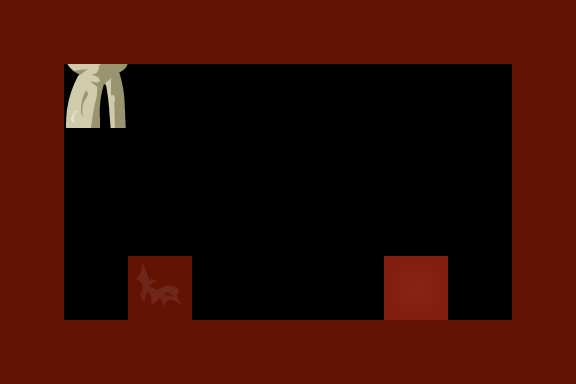

A level layout from a 2D game, rendered from its tile map. Below: a short description, then the map file with tile-grid data replaced by summaries:
An orthogonal 9x6 tile map with 64x64 px tiles, 9 tile layers (Background2, Background1, StaticBackground, Animations, ...), 29 tilesets.

<map version="1.0" orientation="orthogonal" width="9" height="6" tilewidth="64" tileheight="64">
 <properties>
  <property name="NextMap" value="Tiles/Maps/RaceReloaded" />
 </properties>
 <tileset firstgid="1" name="TileBone2" tilewidth="64" tileheight="64">
  <image source="TileBone2.png" width="256" height="256" />
  <tile id="0">
   <properties>
    <property name="Anchor" value="True" />
    <property name="Animationsname" value="Bone" />
    <property name="Direction" value="Up" />
    <property name="Material" value="Swingable" />
    <property name="MaxHealth" value="4" />
    <property name="Size" value="11" />
    <property name="Type" value="Line" />
   </properties>
  </tile>
 </tileset>
 <tileset firstgid="17" name="TileBoneSpine" tilewidth="64" tileheight="64">
  <image source="TileBoneSpine.png" width="256" height="192" />
 </tileset>
 <tileset firstgid="29" name="TileBoneLarge" tilewidth="64" tileheight="64">
  <image source="TileBoneLarge.png" width="256" height="256" />
 </tileset>
 <tileset firstgid="45" name="TileIce" tilewidth="64" tileheight="64">
  <image source="TileIce.png" width="256" height="256" />
  <tile id="0">
   <properties>
    <property name="Animationsname" value="Ice" />
    <property name="Material" value="Ice" />
    <property name="Regrows" value="False" />
    <property name="SpitAnimation" value="Default" />
    <property name="Type" value="Block" />
   </properties>
  </tile>
 </tileset>
 <tileset firstgid="61" name="IceSlope" tilewidth="64" tileheight="64">
  <image source="IceSlope.png" width="256" height="256" />
  <tile id="0">
   <properties>
    <property name="Animationsname" value="Ice" />
    <property name="Material" value="Ice" />
    <property name="Regrows" value="False" />
    <property name="SpitAnimation" value="Default" />
    <property name="Type" value="Slope" />
   </properties>
  </tile>
 </tileset>
 <tileset firstgid="77" name="TileTar" tilewidth="64" tileheight="64">
  <image source="TileTar.png" width="256" height="256" />
  <tile id="0">
   <properties>
    <property name="Anchor " value="True" />
    <property name="Animationsname" value="Tar" />
    <property name="Flammable" value="True" />
    <property name="Material" value="Tar" />
    <property name="Regrows" value="False" />
    <property name="Type" value="Block" />
   </properties>
  </tile>
 </tileset>
 <tileset firstgid="93" name="TileBone2Side" tilewidth="64" tileheight="64">
  <image source="TileBone2Side.png" width="256" height="256" />
  <tile id="0">
   <properties>
    <property name="Anchor" value="True" />
    <property name="Animationsname" value="Bone" />
    <property name="Direction" value="Right" />
    <property name="Material" value="Swingable" />
    <property name="MaxHealth" value="4" />
    <property name="Size" value="11" />
    <property name="Type" value="Line" />
   </properties>
  </tile>
 </tileset>
 <tileset firstgid="109" name="TileBoneLargeSide" tilewidth="64" tileheight="64">
  <image source="TileBoneLargeSide.png" width="256" height="256" />
 </tileset>
 <tileset firstgid="125" name="TileBoneSpineSide" tilewidth="64" tileheight="64">
  <image source="TileBoneSpineSide.png" width="256" height="192" />
 </tileset>
 <tileset firstgid="137" name="TileBoneEnds" tilewidth="64" tileheight="64">
  <image source="TileBoneEnds.png" width="128" height="640" />
  <tile id="0">
   <properties>
    <property name="Anchor" value="True" />
    <property name="Animationsname" value="Bone" />
    <property name="Direction" value="Down" />
    <property name="Material" value="Swingable" />
    <property name="MaxHealth" value="4" />
    <property name="Size" value="2" />
    <property name="Type" value="Edge" />
   </properties>
  </tile>
  <tile id="4">
   <properties>
    <property name="Anchor" value="True" />
    <property name="Animationsname" value="Bone" />
    <property name="Direction" value="Up" />
    <property name="Material" value="Swingable" />
    <property name="MaxHealth" value="4" />
    <property name="Size" value="2" />
    <property name="Type" value="Edge" />
   </properties>
  </tile>
  <tile id="8">
   <properties>
    <property name="Anchor" value="True" />
    <property name="Animationsname" value="Bone" />
    <property name="Direction" value="Right" />
    <property name="Material" value="Swingable" />
    <property name="MaxHealth" value="4" />
    <property name="Size" value="3" />
    <property name="Type" value="Edge" />
   </properties>
  </tile>
  <tile id="14">
   <properties>
    <property name="Anchor" value="True" />
    <property name="Animationsname" value="Bone" />
    <property name="Direction" value="Left" />
    <property name="Material" value="Swingable" />
    <property name="MaxHealth" value="4" />
    <property name="Size" value="3" />
    <property name="Type" value="Edge" />
   </properties>
  </tile>
 </tileset>
 <tileset firstgid="157" name="chilli" tilewidth="64" tileheight="64">
  <image source="chilli.png" width="128" height="256" />
  <tile id="0">
   <properties>
    <property name="Animationsname" value="Chilli" />
    <property name="Direction" value="Down" />
    <property name="FireHitAnimation" value="Default" />
    <property name="Material" value="Chilli" />
    <property name="Regrows" value="False" />
    <property name="Type" value="Edge" />
   </properties>
  </tile>
  <tile id="2">
   <properties>
    <property name="Animationsname" value="Chilli" />
    <property name="Direction" value="Up" />
    <property name="FireHitAnimation" value="Default" />
    <property name="Material" value="Chilli" />
    <property name="Regrows" value="False" />
    <property name="Type" value="Line" />
   </properties>
  </tile>
  <tile id="6">
   <properties>
    <property name="Animationsname" value="Chilli" />
    <property name="Direction" value="Up" />
    <property name="FireHitAnimation" value="Default" />
    <property name="Material" value="Chilli" />
    <property name="Regrows" value="False" />
    <property name="Type" value="Edge" />
   </properties>
  </tile>
 </tileset>
 <tileset firstgid="165" name="TileBounce" tilewidth="64" tileheight="64">
  <image source="TileBounce.png" width="128" height="256" />
  <tile id="0">
   <properties>
    <property name="Animationsname" value="Bounce" />
    <property name="BodyScale" value="0.5" />
    <property name="Material" value="Bouncy" />
    <property name="Size" value="4" />
    <property name="Type" value="NonEdibleEdge" />
   </properties>
  </tile>
  <tile id="4">
   <properties>
    <property name="Animationsname" value="Bounce" />
    <property name="BodyScale" value="0.5" />
    <property name="Material" value="Bouncy" />
    <property name="Type" value="NonEdibleSlope" />
   </properties>
  </tile>
 </tileset>
 <tileset firstgid="173" name="TileGum" tilewidth="64" tileheight="64">
  <image source="TileGum.png" width="256" height="256" />
  <tile id="0">
   <properties>
    <property name="Material" value="Gum" />
    <property name="Type" value="Block" />
   </properties>
  </tile>
  <tile id="2">
   <properties>
    <property name="PlatformType" value="Simple" />
    <property name="Spawn" value="Platform" />
   </properties>
  </tile>
 </tileset>
 <tileset firstgid="189" name="TileWater" tilewidth="64" tileheight="64">
  <image source="TileWater.png" width="64" height="256" />
  <tile id="0">
   <properties>
    <property name="Animationsname" value="Water" />
    <property name="Material" value="Swim" />
    <property name="Type" value="Water" />
   </properties>
  </tile>
 </tileset>
 <tileset firstgid="193" name="TileAcid" tilewidth="64" tileheight="64">
  <image source="TileAcid.png" width="64" height="256" />
  <tile id="0">
   <properties>
    <property name="Animationsname" value="Acid" />
    <property name="Material" value="Acid" />
    <property name="Type" value="Water" />
   </properties>
  </tile>
 </tileset>
 <tileset firstgid="197" name="TileMeatTri1" tilewidth="64" tileheight="64">
  <image source="TileMeatTri1.png" width="256" height="256" />
  <tile id="0">
   <properties>
    <property name="Anchor" value="False" />
    <property name="Animationsname" value="Meat" />
    <property name="FireHitAnimation" value="Default" />
    <property name="Material" value="Edible" />
    <property name="Regrows" value="True" />
    <property name="Type" value="Slope" />
   </properties>
  </tile>
 </tileset>
 <tileset firstgid="213" name="TileMeatSolid1" tilewidth="64" tileheight="64">
  <image source="TileMeatSolid1.png" width="256" height="256" />
  <tile id="0">
   <properties>
    <property name="Anchor" value="False" />
    <property name="Animationsname" value="Meat" />
    <property name="FireHitAnimation" value="Default" />
    <property name="Material" value="Edible" />
    <property name="MaxHealth" value="2" />
    <property name="Type" value="Block" />
   </properties>
  </tile>
 </tileset>
 <tileset firstgid="229" name="TileHard" tilewidth="64" tileheight="64">
  <image source="TileHard.png" width="512" height="512" />
  <tile id="0">
   <properties>
    <property name="Anchor" value="True" />
    <property name="Material" value="NonEdible" />
    <property name="Spawn" value="StartBarrier" />
    <property name="Type" value="NonEdible" />
   </properties>
  </tile>
  <tile id="1">
   <properties>
    <property name="Spawn" value="Tutorial" />
   </properties>
  </tile>
  <tile id="23">
   <properties>
    <property name="Spawn" value="Player" />
   </properties>
  </tile>
  <tile id="26">
   <properties>
    <property name="PlatformType" value="Simple" />
    <property name="Spawn" value="Platform" />
   </properties>
  </tile>
 </tileset>
 <tileset firstgid="293" name="TileMelonSkin" tilewidth="64" tileheight="64">
  <image source="TileMelonSkin.png" width="256" height="2048" />
  <tile id="0">
   <properties>
    <property name="Direction" value="DownRight" />
    <property name="Material" value="MelonSkin" />
    <property name="Type" value="MelonSkin" />
   </properties>
  </tile>
  <tile id="1">
   <properties>
    <property name="Direction" value="Down" />
   </properties>
  </tile>
  <tile id="2">
   <properties>
    <property name="Direction" value="Down" />
   </properties>
  </tile>
  <tile id="3">
   <properties>
    <property name="Direction" value="DownLeft" />
   </properties>
  </tile>
  <tile id="4">
   <properties>
    <property name="Direction" value="Right" />
   </properties>
  </tile>
  <tile id="5">
   <properties>
    <property name="Direction" value="Down" />
   </properties>
  </tile>
  <tile id="6">
   <properties>
    <property name="Direction" value="Left" />
   </properties>
  </tile>
  <tile id="7">
   <properties>
    <property name="Direction" value="Left" />
   </properties>
  </tile>
  <tile id="8">
   <properties>
    <property name="Direction" value="Right" />
   </properties>
  </tile>
  <tile id="9">
   <properties>
    <property name="Direction" value="Right" />
   </properties>
  </tile>
  <tile id="10">
   <properties>
    <property name="Direction" value="Up" />
   </properties>
  </tile>
  <tile id="11">
   <properties>
    <property name="Direction" value="Left" />
   </properties>
  </tile>
  <tile id="12">
   <properties>
    <property name="Direction" value="UpRight" />
   </properties>
  </tile>
  <tile id="13">
   <properties>
    <property name="Direction" value="Up" />
   </properties>
  </tile>
  <tile id="14">
   <properties>
    <property name="Direction" value="Up" />
   </properties>
  </tile>
  <tile id="15">
   <properties>
    <property name="Direction" value="UpLeft" />
   </properties>
  </tile>
 </tileset>
 <tileset firstgid="421" name="TileMelonFlesh" tilewidth="64" tileheight="64">
  <image source="TileMelonFlesh.png" width="256" height="256" />
  <tile id="0">
   <properties>
    <property name="Animationsname" value="MelonF" />
    <property name="FireHitAnimation" value="Default" />
    <property name="Material" value="MelonFlesh" />
    <property name="Regrows" value="No" />
    <property name="Type" value="Block" />
   </properties>
  </tile>
 </tileset>
 <tileset firstgid="437" name="TilePlaceAnimation" tilewidth="64" tileheight="64">
  <image source="TilePlaceAnimation.png" width="256" height="64" />
  <tile id="0">
   <properties>
    <property name="animRef" value="spritewaterwave" />
    <property name="duration" value="44" />
    <property name="maxTimeOffset" value="0" />
   </properties>
  </tile>
  <tile id="2">
   <properties>
    <property name="animRef" value="acidbubble" />
    <property name="duration" value="44" />
    <property name="maxTimeOffset" value="5" />
   </properties>
  </tile>
  <tile id="3">
   <properties>
    <property name="Event" value="RaceEnd" />
   </properties>
  </tile>
 </tileset>
 <tileset firstgid="441" name="RaceStart" tilewidth="64" tileheight="64">
  <image source="RaceStart.png" width="256" height="256" />
  <tile id="1">
   <properties>
    <property name="Event" value="RaceStart" />
   </properties>
  </tile>
  <tile id="8">
   <properties>
    <property name="Event" value="RaceCheckPoint" />
    <property name="Number" value="1" />
   </properties>
  </tile>
  <tile id="11">
   <properties>
    <property name="Event" value="RaceCheckPoint" />
    <property name="Number" value="2" />
   </properties>
  </tile>
  <tile id="12">
   <properties>
    <property name="Event" value="RaceCheckPoint" />
    <property name="Number" value="3" />
   </properties>
  </tile>
  <tile id="15">
   <properties>
    <property name="Event" value="RaceCheckPoint" />
    <property name="Number" value="4" />
   </properties>
  </tile>
 </tileset>
 <tileset firstgid="457" name="RaceCheckpoint" tilewidth="64" tileheight="64">
  <image source="RaceCheckpoint.png" width="256" height="256" />
 </tileset>
 <tileset firstgid="473" name="Finish" tilewidth="64" tileheight="64">
  <image source="Finish.png" width="256" height="128" />
  <tile id="6">
   <properties>
    <property name="Event" value="RaceEnd" />
   </properties>
  </tile>
 </tileset>
 <tileset firstgid="481" name="1RaceCheckpoint" tilewidth="64" tileheight="64">
  <image source="1RaceCheckpoint.png" width="128" height="128" />
 </tileset>
 <tileset firstgid="485" name="1RaceStart" tilewidth="64" tileheight="64">
  <image source="1RaceStart.png" width="296" height="192" />
 </tileset>
 <tileset firstgid="497" name="enemies" tilewidth="64" tileheight="64">
  <image source="enemies.png" width="128" height="128" />
  <tile id="0">
   <properties>
    <property name="Spawn" value="Carrot" />
   </properties>
  </tile>
  <tile id="1">
   <properties>
    <property name="Spawn" value="Broccoli" />
   </properties>
  </tile>
  <tile id="2">
   <properties>
    <property name="Spawn" value="Pea" />
   </properties>
  </tile>
 </tileset>
 <tileset firstgid="501" name="test2" tilewidth="64" tileheight="64">
  <image source="test2.png" width="1935" height="1081" />
 </tileset>
 <tileset firstgid="981" name="test" tilewidth="64" tileheight="64">
  <image source="test.png" width="1920" height="1130" />
 </tileset>
 <layer name="Background2" width="9" height="6">
  <properties>
   <property name="ScaleX" value="0" />
   <property name="ScaleY" value="0" />
  </properties>
  <data>[54 cells, 21 non-empty, 21 distinct tile ids]</data>
 </layer>
 <layer name="Background1" width="9" height="6">
  <properties>
   <property name="ScaleX" value="0.5" />
   <property name="ScaleY" value=".5" />
  </properties>
  <data>[54 cells, 48 non-empty, 48 distinct tile ids]</data>
 </layer>
 <layer name="StaticBackground" width="9" height="6">
  <data>[54 cells, 0 non-empty, 0 distinct tile ids]</data>
 </layer>
 <layer name="Animations" width="9" height="6">
  <data>[54 cells, 0 non-empty, 0 distinct tile ids]</data>
 </layer>
 <layer name="Level" width="9" height="6">
  <data>[54 cells, 28 non-empty, 3 distinct tile ids]</data>
 </layer>
 <layer name="StaticForeground" width="9" height="6">
  <data>[54 cells, 0 non-empty, 0 distinct tile ids]</data>
 </layer>
 <layer name="Foreground" width="9" height="6">
  <data>[54 cells, 0 non-empty, 0 distinct tile ids]</data>
 </layer>
 <layer name="Foreground2" width="9" height="6">
  <data>[54 cells, 0 non-empty, 0 distinct tile ids]</data>
 </layer>
 <layer name="Flags" width="9" height="6">
  <data>[54 cells, 1 non-empty, 1 distinct tile ids]</data>
 </layer>
</map>
